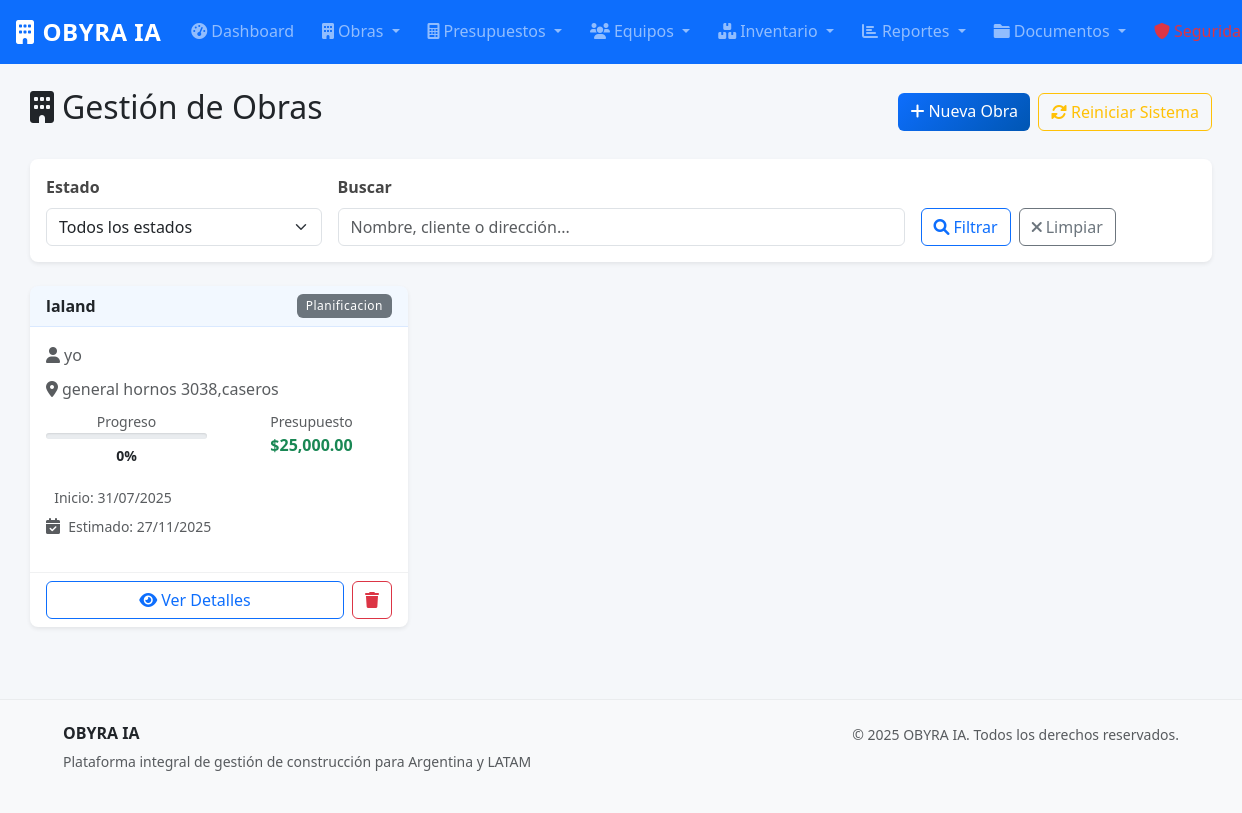
Page /obras/ (signed in) on the earlier database version.
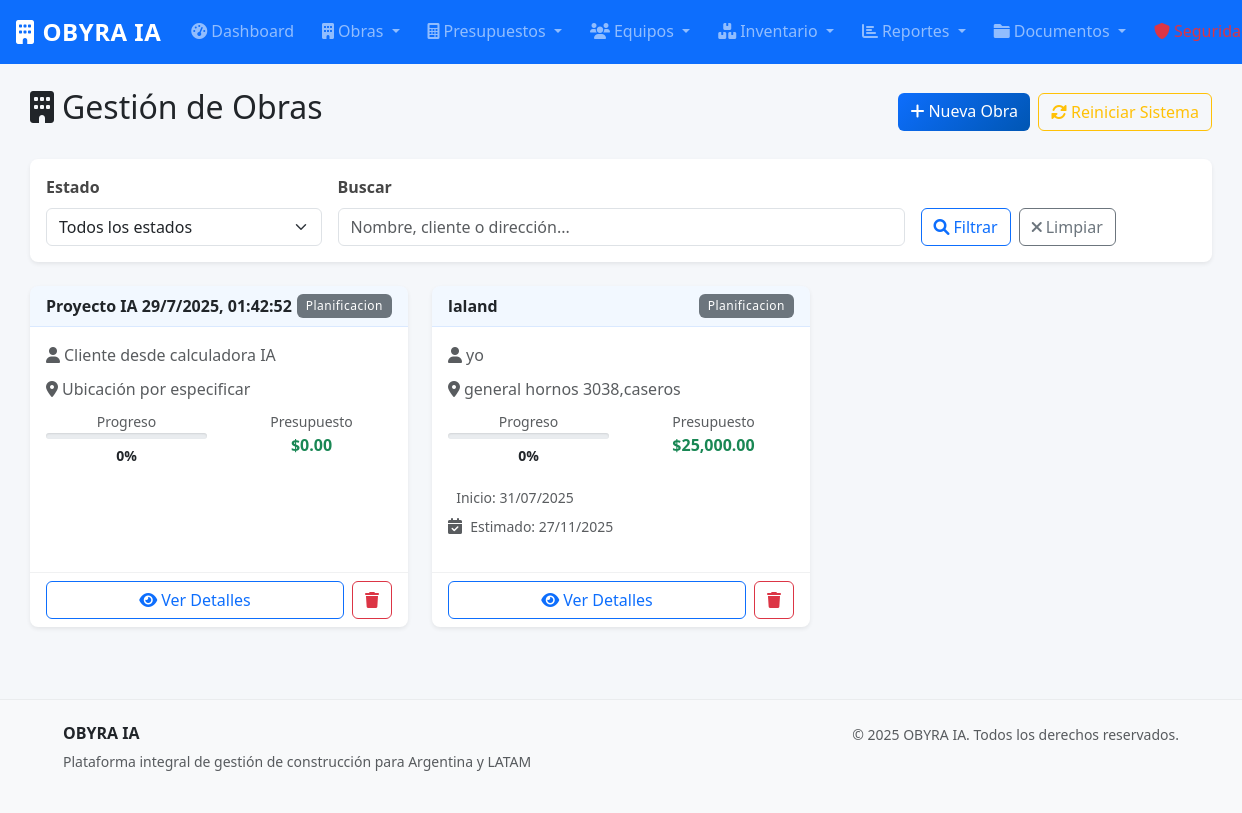
Same page on the later database version.
### models.py (models this page shows, shortened)
class Obra(db.Model):
    __tablename__ = 'obras'
    id = db.Column(db.Integer, primary_key=True)
    nombre = db.Column(db.String(200), nullable=False)
    descripcion = db.Column(db.Text)
    direccion = db.Column(db.String(300))
    cliente = db.Column(db.String(200), nullable=False)
    telefono_cliente = db.Column(db.String(20))
    email_cliente = db.Column(db.String(120))
    fecha_inicio = db.Column(db.Date)
    fecha_fin_estimada = db.Column(db.Date)
    fecha_fin_real = db.Column(db.Date)
    estado = db.Column(db.String(20), default='planificacion')  # planificacion, en_curso, pausada, finalizada, cancelada
    presupuesto_total = db.Column(db.Numeric(15, 2), default=0)
    costo_real = db.Column(db.Numeric(15, 2), default=0)
    progreso = db.Column(db.Integer, default=0)  # Porcentaje de avance
    fecha_creacion = db.Column(db.DateTime, default=datetime.utcnow)
    organizacion_id = db.Column(db.Integer, db.ForeignKey('organizaciones.id'), nullable=False)
    organizacion = db.relationship('Organizacion', back_populates='obras')
    etapas = db.relationship('EtapaObra', back_populates='obra', cascade='all, delete-orphan', lazy='dynamic')
    asignaciones = db.relationship('AsignacionObra', back_populates='obra', cascade='all, delete-orphan', lazy='dynamic')
    presupuestos = db.relationship('Presupuesto', back_populates='obra', lazy='dynamic')
    uso_inventario = db.relationship('UsoInventario', back_populates='obra', lazy='dynamic')

### obras.py (the view, shortened to what this page needs)
@obras_bp.route('/')
@login_required
def lista():
    if not current_user.puede_acceder_modulo('obras'):
        flash('No tienes permisos para acceder a este módulo.', 'danger')
        return redirect(url_for('reportes.dashboard'))
    estado = request.args.get('estado', '')
    buscar = request.args.get('buscar', '')
    query = Obra.query
    if estado:
        query = query.filter(Obra.estado == estado)
    obras = query.order_by(Obra.fecha_creacion.desc()).all()
    return render_template('obras/lista.html', obras=obras, estado=estado, buscar=buscar)

### app.py (called while the page is built)
@login_manager.user_loader
def load_user(user_id):
    from models import Usuario
    return Usuario.query.get(int(user_id))

@app.template_filter('fecha')
def fecha_filter(fecha):
    if fecha:
        return fecha.strftime('%d/%m/%Y')
    return ''

@app.template_filter('moneda')
def moneda_filter(valor):
    if valor is None:
        return '$0'
    return f'${valor:,.2f}'

@app.template_filter('estado_badge')
def estado_badge_filter(estado):
    badges = {
        'activo': 'bg-success',
        'inactivo': 'bg-secondary',
        'borrador': 'bg-secondary',
        'enviado': 'bg-warning',
        'aprobado': 'bg-success',
        'rechazado': 'bg-danger',
        'planificacion': 'bg-secondary',
        'en_progreso': 'bg-primary',
        'pausada': 'bg-warning',
        'finalizada': 'bg-success',
        'cancelada': 'bg-danger'
    }
    return badges.get(estado, 'bg-secondary')

### templates/obras/lista.html (shortened to what the changed rows need)
{% extends "base.html" %}
{% block content %}
<div class="container-fluid mt-4">
    <div class="row">
        <div class="col-12">
            <div class="d-flex justify-content-between align-items-center mb-4">
                <h2><i class="fas fa-building me-2"></i>Gestión de Obras</h2>
            </div>
        </div>
    </div>
    <div class="row">
        {% if obras %}
            {% for obra in obras %}
            <div class="col-lg-6 col-xl-4 mb-4">
                <div class="card h-100 shadow-sm">
                    <div class="card-header d-flex justify-content-between align-items-center">
                        <h6 class="mb-0 fw-bold">{{ obra.nombre }}</h6>
                        <span class="badge {{ obra.estado|estado_badge }}">
                            {{ obra.estado.replace('_', ' ').title() }}
                        </span>
                    </div>
                    <div class="card-body">
                        <p class="text-muted mb-2">
                            <i class="fas fa-user me-1"></i>{{ obra.cliente }}
                        </p>
                        {% if obra.direccion %}
                        <p class="text-muted mb-2">
                            <i class="fas fa-map-marker-alt me-1"></i>{{ obra.direccion[:50] }}{% if obra.direccion|length > 50 %}...{% endif %}
                        </p>
                        {% endif %}
                        <div class="row text-center mb-3">
                            <div class="col-6">
                                <small class="text-muted d-block">Progreso</small>
                                <div class="progress mb-1" style="height: 6px;">
                                </div>
                                <small class="fw-bold">{{ obra.progreso }}%</small>
                            </div>
                            <div class="col-6">
                                <small class="text-muted d-block">Presupuesto</small>
                                <strong class="text-success">{{ obra.presupuesto_total|moneda }}</strong>
                            </div>
                        </div>
                        {% if obra.fecha_inicio %}
                        <p class="text-muted mb-1">
                            <small>Inicio: {{ obra.fecha_inicio|fecha }}</small>
                        </p>
                        {% endif %}
                        {% if obra.fecha_fin_estimada %}
                        <p class="text-muted mb-3">
                            <i class="fas fa-calendar-check me-1"></i>
                            <small>Estimado: {{ obra.fecha_fin_estimada|fecha }}</small>
                        </p>
                        {% endif %}
                    </div>
                    <div class="card-footer bg-transparent">
                        <div class="d-flex justify-content-between gap-2">
                            <a href="{{ url_for('obras.detalle', id=obra.id) }}" class="btn btn-outline-primary flex-fill">
                                <i class="fas fa-eye me-1"></i>Ver Detalles
                            </a>
                            {% if current_user.email in ['brenda@gmail.com', 'admin@obyra.com'] %}
                            <button type="button" class="btn btn-outline-danger"
                                    onclick="confirmarEliminacion('{{ obra.id }}', '{{ obra.nombre }}')">
                                <i class="fas fa-trash"></i>
                            </button>
                            {% endif %}
                        </div>
                    </div>
                </div>
            </div>
            {% endfor %}
        {% endif %}
    </div>
</div>
{% endblock %}

Differences in the rows shown:
added Obra: nombre "Proyecto IA 29/7/2025, 01:42:52", estado.replace "Planificacion", cliente "Cliente desde calculadora IA", direccion "Ubicación por especificar", progreso "0", presupuesto_total|moneda "$0.00"
